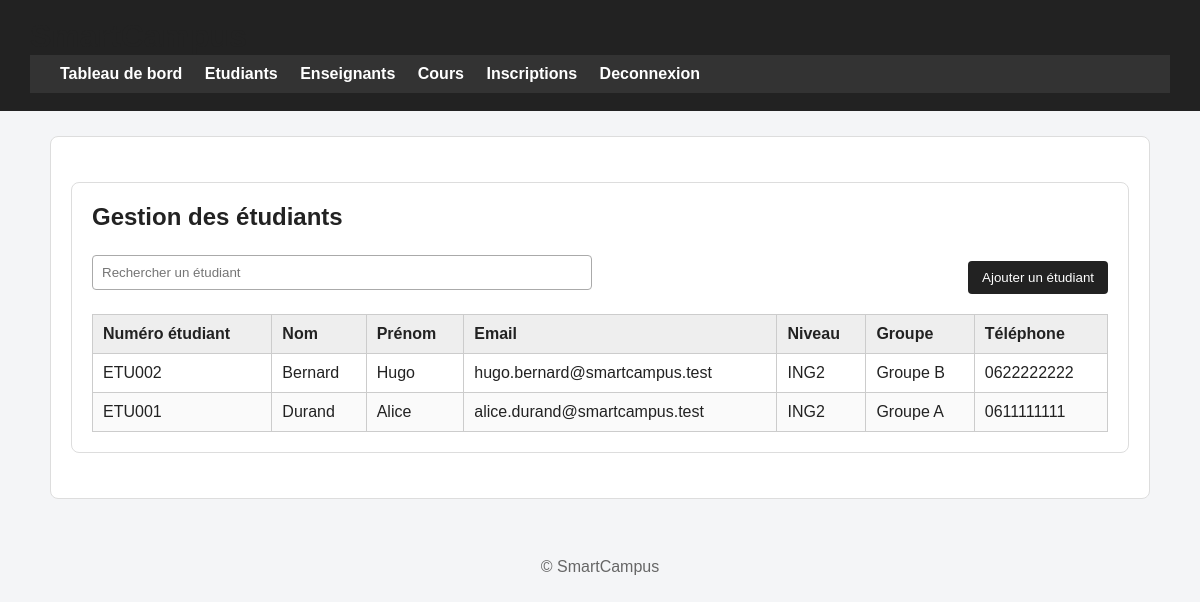
Screenshot of /admin/etudiants.php (signed in) with the database file from the repository.
### tables this page shows
CREATE TABLE etudiant (
    id_etudiant INT AUTO_INCREMENT PRIMARY KEY,
    numero_etudiant VARCHAR(50) NOT NULL,
    niveau VARCHAR(50) NOT NULL,
    groupe_classe VARCHAR(50) NOT NULL,
    date_naissance DATE,
    telephone VARCHAR(30),
    id_user INT NOT NULL,
    UNIQUE (numero_etudiant),
    CONSTRAINT fk_etudiant_utilisateur
        FOREIGN KEY (id_user) REFERENCES utilisateur(id_user)
);

CREATE TABLE utilisateur (
    id_user INT AUTO_INCREMENT PRIMARY KEY,
    nom VARCHAR(100) NOT NULL,
    prenom VARCHAR(100) NOT NULL,
    email VARCHAR(150) NOT NULL,
    mot_de_passe VARCHAR(255) NOT NULL,
    role ENUM('administrateur','enseignant','etudiant') NOT NULL,
    date_creation TIMESTAMP DEFAULT CURRENT_TIMESTAMP,
    actif TINYINT(1) DEFAULT 1,
    UNIQUE (email)
);

### admin/etudiants.php (the view, shortened to what this page needs)
<?php
require_once __DIR__ . '/../config/db.php';
include __DIR__ . '/../includes/header.php';
?>
<section class="container">
    <h1>Gestion des étudiants</h1>
    <section class="toolbar"><input type="text" placeholder="Rechercher un étudiant"><button type="button">Ajouter un étudiant</button></section>
    <?php
    $sql = "SELECT etudiant.numero_etudiant, etudiant.niveau, etudiant.groupe_classe, etudiant.date_naissance, etudiant.telephone, utilisateur.nom, utilisateur.prenom, utilisateur.email FROM etudiant INNER JOIN utilisateur ON etudiant.id_user = utilisateur.id_user ORDER BY utilisateur.nom, utilisateur.prenom";
    $resultat = mysqli_query($conn, $sql);
    ?>
    <table>
        <thead><tr><th>Numéro étudiant</th><th>Nom</th><th>Prénom</th><th>Email</th><th>Niveau</th><th>Groupe</th><th>Téléphone</th></tr></thead>
        <tbody>
            <?php if ($resultat && mysqli_num_rows($resultat) > 0): ?>
                <?php while ($etudiant = mysqli_fetch_assoc($resultat)): ?>
                    <tr><td><?php echo htmlspecialchars($etudiant['numero_etudiant']); ?></td><td><?php echo htmlspecialchars($etudiant['nom']); ?></td><td><?php echo htmlspecialchars($etudiant['prenom']); ?></td><td><?php echo htmlspecialchars($etudiant['email']); ?></td><td><?php echo htmlspecialchars($etudiant['niveau']); ?></td><td><?php echo htmlspecialchars($etudiant['groupe_classe']); ?></td><td><?php echo htmlspecialchars($etudiant['telephone']); ?></td></tr>
                <?php endwhile; ?>
            <?php else: ?><tr><td colspan="7">Aucun étudiant trouvé.</td></tr><?php endif; ?>
        </tbody>
    </table>
</section>
<?php include __DIR__ . '/../includes/footer.php'; ?>

### assets/css/style.css (style rules this page uses)
* { box-sizing: border-box; }
body { margin: 0; font-family: Arial, Helvetica, sans-serif; background: #f4f5f7; color: #222; }
.container, main { max-width: 1100px; margin: 25px auto; padding: 20px; background: white; border: 1px solid #ddd; border-radius: 8px; }
h1 { margin-top: 0; color: #222; }
.toolbar { display: flex; justify-content: space-between; align-items: center; gap: 15px; margin-bottom: 20px; flex-wrap: wrap; }
input, select, textarea { width: 100%; max-width: 500px; padding: 9px; border: 1px solid #aaa; border-radius: 4px; }
button, .button { display: inline-block; border: none; background: #222; color: white; padding: 9px 14px; border-radius: 4px; text-decoration: none; cursor: pointer; margin-top: 10px; }
table { width: 100%; border-collapse: collapse; margin-top: 15px; background: white; }
th, td { border: 1px solid #ccc; padding: 10px; text-align: left; }
th { background: #eee; }
tr:nth-child(even) { background: #fafafa; }

### rows the page displays
etudiant: numero_etudiant "ETU002", id_user.nom "Bernard", id_user.prenom "Hugo", id_user.email "hugo.bernard@smartcampus.test", niveau "ING2", groupe_classe "Groupe B", telephone "0622222222"
etudiant: numero_etudiant "ETU001", id_user.nom "Durand", id_user.prenom "Alice", id_user.email "alice.durand@smartcampus.test", niveau "ING2", groupe_classe "Groupe A", telephone "0611111111"
